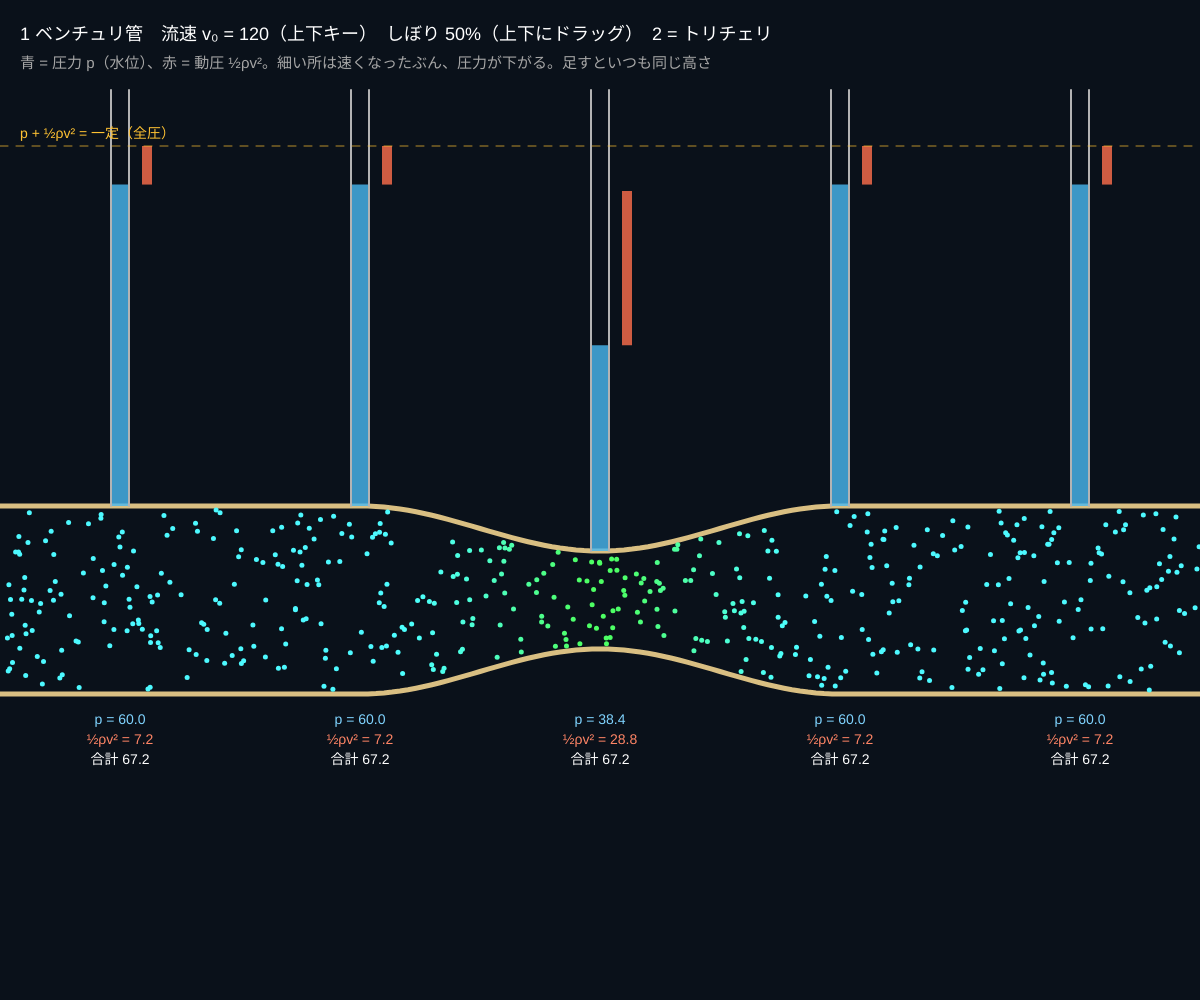
Frame 1 (no input)
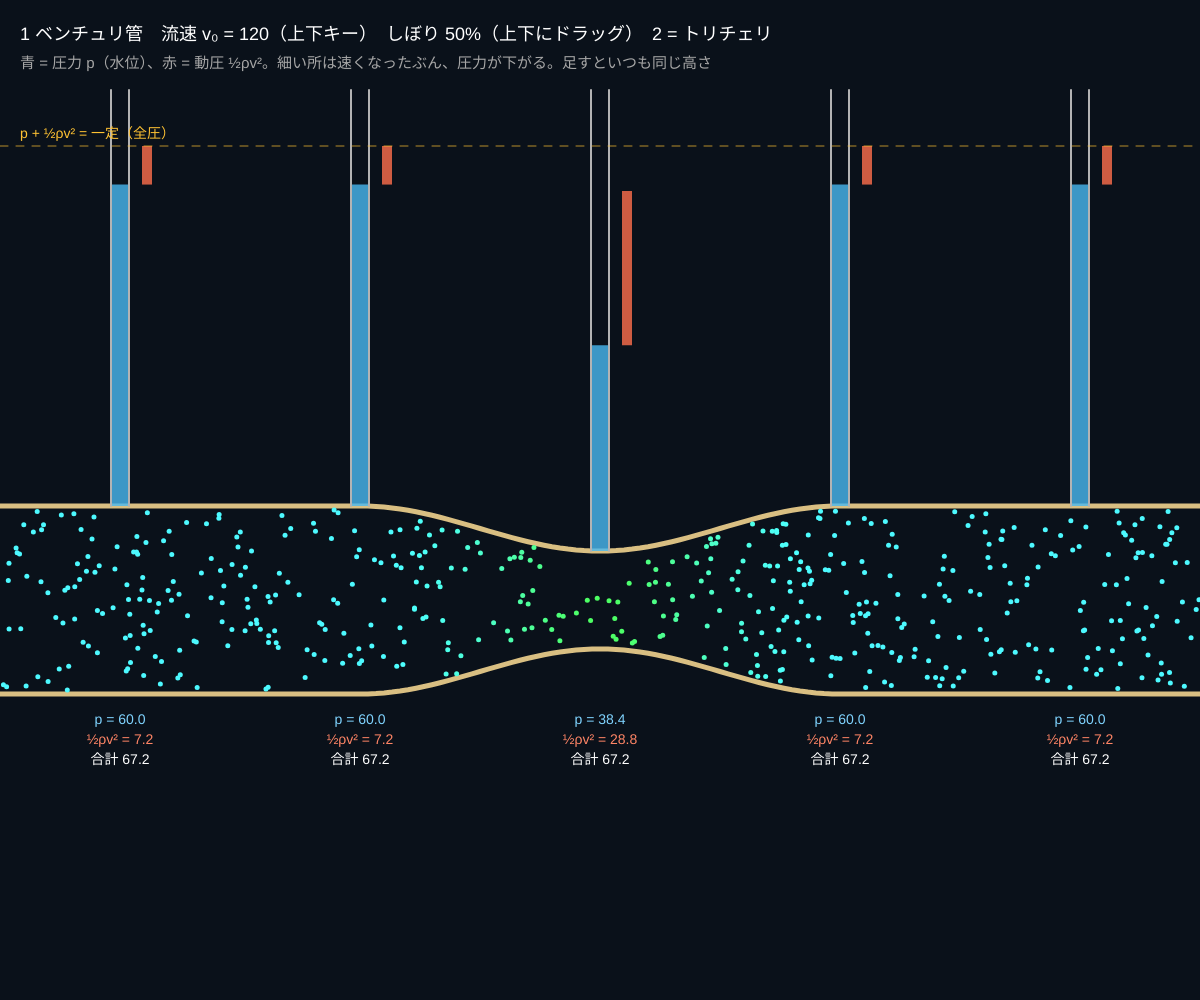
Frame 60 (no input)
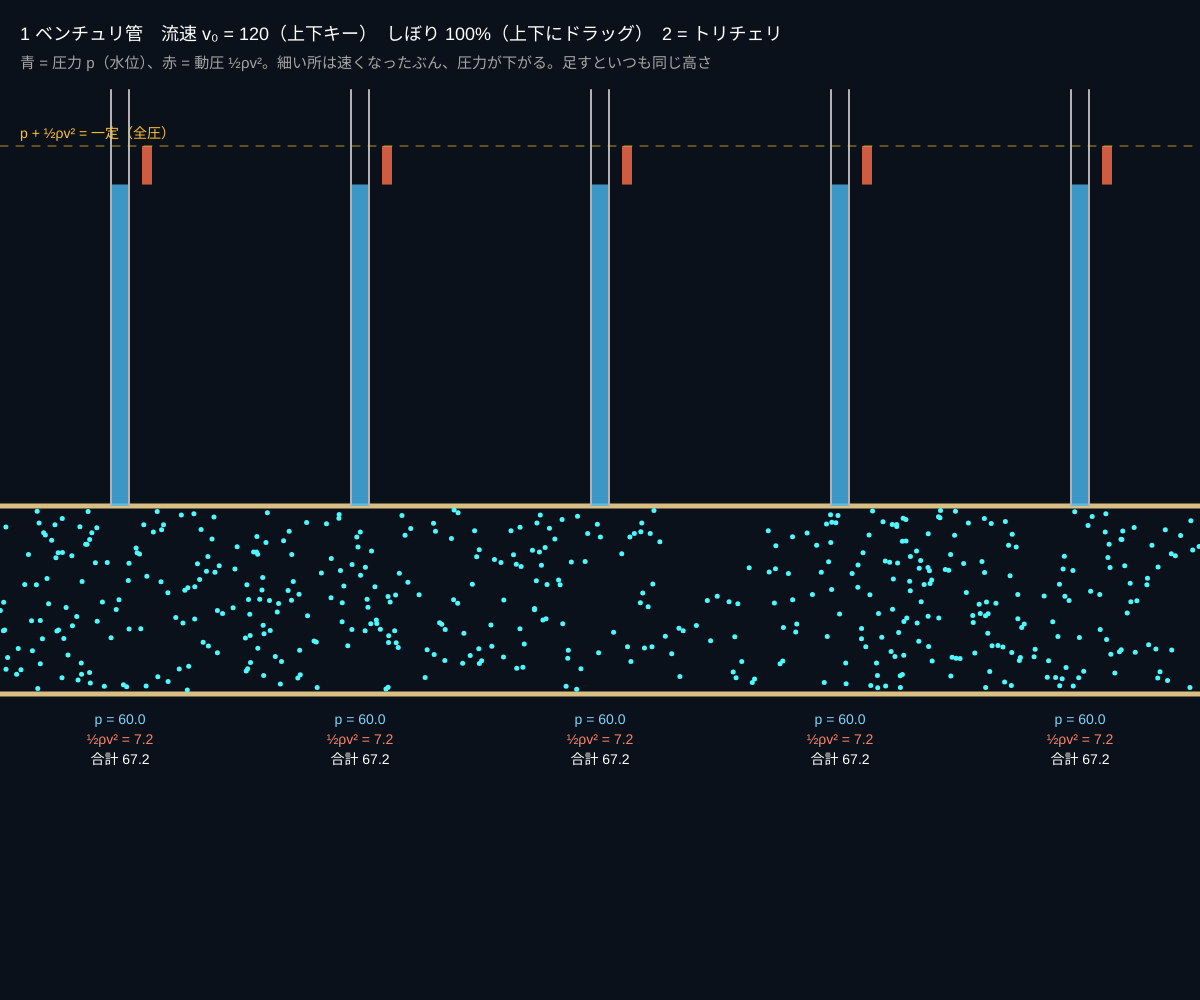
Frame 120 (the mouse pressed at the canvas centre since frame 60)

The p5.js sketch that drew these frames (run headless with seeded random() and noise() and a simulated clock; from frame 60 on, the mouse is pressed at the canvas centre):

// p5.js sketch
// ── sketch.js
// ============================================
// 02 ベルヌーイの定理　p + ½ρv² + ρgh = 一定
// 流れに沿って「圧力・運動・高さ」のエネルギーの合計は変わらない（粘性なし・定常）
//   1 = ベンチュリ管：細い所は速い → 圧力が下がる（立てた管の水位でわかる）
//   2 = トリチェリの定理：タンクの穴から出る速さ v = √(2gh)
// 1/2 = 場面 / ドラッグ = しぼる・穴の高さ / 上下キー = 流速・穴の高さ / R = 元に戻す
// ============================================

let scene = 1;
let v0 = 120; // ★ 太い所の流速 [px/秒]
let throat = 0.5; // ★ しぼり（細い所の太さ ÷ 元の太さ）
let rho = 1.0; // ★ 密度
let p0 = 60000; // ★ 太い所の圧力（立てた管の水位のもと）
let pipeH = 90, cy, parts = [];
// トリチェリ用
let grav = 600; // ★ 重力加速度 [px/秒²]
let level = 0.9; // 水位（タンクの高さに対する割合）
let holeY = 0.3; // ★ 穴の高さ（同じく割合）
let drain = 0.02; // ★ 穴の大きさ（大きいほど水位が早く下がる）
let drops = [];

function setup() {
  createCanvas(windowWidth, windowHeight);
  colorMode(HSB, 360, 100, 100, 100);
  cy = height * 0.6;
  for (let i = 0; i < 500; i++) parts.push({ x: Math.random() * width, eta: Math.random() * 2 - 1 });
}

function halfHeight(x) {
  let s = constrain((x - width / 2) / (width * 0.2), -1, 1);
  return pipeH * (1 - (1 - throat) * 0.5 * (1 + Math.cos(Math.PI * s)));
}
function speedAt(x) { return v0 * pipeH / halfHeight(x); } // 連続の式
// ★ ベルヌーイの定理：p = p0 + ½ρ(v0² − v²)
function pressureAt(x) { let v = speedAt(x); return p0 + 0.5 * rho * (v0 * v0 - v * v); }

function draw() {
  background(215, 60, 10);
  let dt = Math.min(deltaTime / 1000, 0.033);
  if (scene === 1) drawVenturi(dt); else drawTank(dt);
}

function drawVenturi(dt) {
  if (mouseIsPressed && mouseY > 90) throat = constrain(Math.abs(mouseY - cy) / pipeH, 0.3, 1);
  // 管と粒
  stroke(42, 40, 85); strokeWeight(5); noFill();
  for (let sgn of [-1, 1]) {
    beginShape();
    for (let x = 0; x <= width + 8; x += 8) vertex(x, cy + sgn * (halfHeight(x) + 4));
    endShape();
  }
  noStroke();
  for (let q of parts) {
    q.x += speedAt(q.x) * dt;
    if (q.x > width) q.x -= width;
    fill(map(speedAt(q.x), 80, 500, 200, 10, true), 70, 100);
    circle(q.x, cy + q.eta * halfHeight(q.x), 5);
  }
  // 立てた管（マノメータ）と、エネルギーの棒グラフ
  let unit = (cy - pipeH - 110) / (p0 + 0.5 * rho * v0 * v0) * 0.9; // 高さへの換算
  textAlign(CENTER); textSize(14);
  for (let k = 0; k < 5; k++) {
    let x = width * (0.1 + 0.2 * k), top = cy - halfHeight(x) - 4;
    let p = pressureAt(x), v = speedAt(x), dyn = 0.5 * rho * v * v;
    let hp = Math.max(p, 0) * unit;
    stroke(0, 0, 70); strokeWeight(2); noFill();
    line(x - 9, top, x - 9, 90); line(x + 9, top, x + 9, 90);
    noStroke(); fill(200, 70, 95, 80);
    rect(x - 8, top - hp, 16, hp); // 水位 = 圧力 p
    fill(12, 70, 100, 80);
    rect(x + 22, top - hp - dyn * unit, 10, dyn * unit); // 動圧 ½ρv² をその上に積む
    fill(200, 50, 100); text('p = ' + nf(p / 1000, 1, 1), x, cy + pipeH + 34);
    fill(12, 60, 100); text('½ρv² = ' + nf(dyn / 1000, 1, 1), x, cy + pipeH + 54);
    fill(0, 0, 100); text('合計 ' + nf((p + dyn) / 1000, 1, 1), x, cy + pipeH + 74);
    if (p < 0) { fill(350, 80, 100); text('負圧！（泡が出る）', x, cy + pipeH + 96); }
  }
  // 合計の高さ（全部の場所で同じ）
  let total = cy - pipeH - 4 - (p0 + 0.5 * rho * v0 * v0) * unit;
  stroke(42, 80, 100, 70); strokeWeight(1);
  for (let x = 0; x < width; x += 16) line(x, total, x + 8, total);
  textAlign(LEFT, BASELINE);
  noStroke(); fill(42, 80, 100); textSize(14);
  text('p + ½ρv² = 一定（全圧）', 20, total - 8);
  fill(0, 0, 100); textSize(18);
  text('1 ベンチュリ管　流速 v₀ = ' + nf(v0, 1, 0) + '（上下キー）　しぼり ' + nf(throat * 100, 1, 0) + '%（上下にドラッグ）　2 = トリチェリ', 20, 40);
  fill(0, 0, 65); textSize(15);
  text('青 = 圧力 p（水位）、赤 = 動圧 ½ρv²。細い所は速くなったぶん、圧力が下がる。足すといつも同じ高さ', 20, 68);
}

function drawTank(dt) {
  let tx = width * 0.08, tw = width * 0.2, ground = height * 0.88, th = height * 0.62, top = ground - th;
  if (mouseIsPressed && mouseY > top) holeY = constrain((ground - mouseY) / th, 0.03, 0.85);
  let depth = Math.max(level - holeY, 0) * th; // 穴の上にある水の深さ h
  let v = Math.sqrt(2 * grav * depth); // ★ トリチェリの定理
  level = Math.max(level - drain * v / th * dt, 0); // 出たぶんだけ水位が下がる
  let hy = ground - holeY * th;
  // タンクと水
  noStroke(); fill(200, 70, 90, 70);
  rect(tx, ground - level * th, tw, level * th);
  stroke(42, 40, 85); strokeWeight(5); noFill();
  line(tx, top, tx, ground); line(tx, ground, width, ground);
  line(tx + tw, top, tx + tw, hy - 8); line(tx + tw, hy + 8, tx + tw, ground);
  // 噴流：水平に速さ v で飛び出し、あとは放物線
  if (v > 1) {
    if (frameCount % 2 === 0) drops.push({ x: tx + tw, y: hy, vx: v, vy: 0 });
    noFill(); stroke(200, 50, 100, 60); strokeWeight(2);
    beginShape();
    for (let s = 0; s < 3; s += 0.03) { let y = hy + 0.5 * grav * s * s; vertex(tx + tw + v * s, Math.min(y, ground)); if (y > ground) break; }
    endShape();
  }
  noStroke(); fill(200, 60, 100);
  for (let d of drops) { d.vy += grav * dt; d.x += d.vx * dt; d.y += d.vy * dt; circle(d.x, d.y, 6); }
  drops = drops.filter((d) => d.y < ground && d.x < width);
  // 飛ぶ距離の理論値：L = v × 落下時間 = 2 √(h × 穴の高さ)
  let reach = 2 * Math.sqrt(depth * holeY * th);
  stroke(42, 80, 100); strokeWeight(2);
  line(tx + tw + reach, ground - 14, tx + tw + reach, ground + 14);
  noStroke(); fill(42, 80, 100); textSize(14); textAlign(CENTER);
  text('届く距離 ' + nf(reach, 1, 0), tx + tw + reach, ground + 32);
  textAlign(LEFT, BASELINE);
  fill(0, 0, 100); textSize(15);
  text('深さ h = ' + nf(depth, 1, 0), tx + 10, hy - 12);
  text('v = √(2gh) = ' + nf(v, 1, 0), tx + tw + 14, hy - 12);
  textSize(18);
  text('2 トリチェリの定理　穴の高さ（上下キー・タンクをドラッグ）　R = 水を入れ直す　1 = ベンチュリ管', 20, 40);
  fill(0, 0, 65); textSize(15);
  text('水面（v ≈ 0, 高さ h）と穴（速さ v, 高さ 0）でベルヌーイ：ρgh = ½ρv²。高さ h から自由落下した速さと同じ', 20, 68);
}

function keyPressed() {
  if (key === '1') scene = 1;
  if (key === '2') { scene = 2; level = 0.9; drops = []; }
  if (key === UP_ARROW) { if (scene === 1) v0 = Math.min(v0 + 10, 220); else holeY = Math.min(holeY + 0.05, 0.85); }
  if (key === DOWN_ARROW) { if (scene === 1) v0 = Math.max(v0 - 10, 40); else holeY = Math.max(holeY - 0.05, 0.03); }
  if (key === 'r' || key === 'R') { level = 0.9; throat = 0.5; v0 = 120; drops = []; }
}

// ---------- やってみよう ----------
// 1. しぼりを 50% にして v₀ を上げていく。細い所の水位が 0 になる（負圧）のは v₀ がいくつのとき？
// 2. 「合計」の数字が 5 か所で同じことを確かめる。p0 を変えるとどうなる？
// 3. 2 のタンクで、いちばん遠くまで届く穴の高さは？（水位のちょうど半分になるはず）
// 4. grav を 100（月）にする。v と届く距離はどう変わる？
// 5. drain を 0.1 にすると水位が早く下がる。水位の下がり方はだんだん遅くなる。なぜ？
